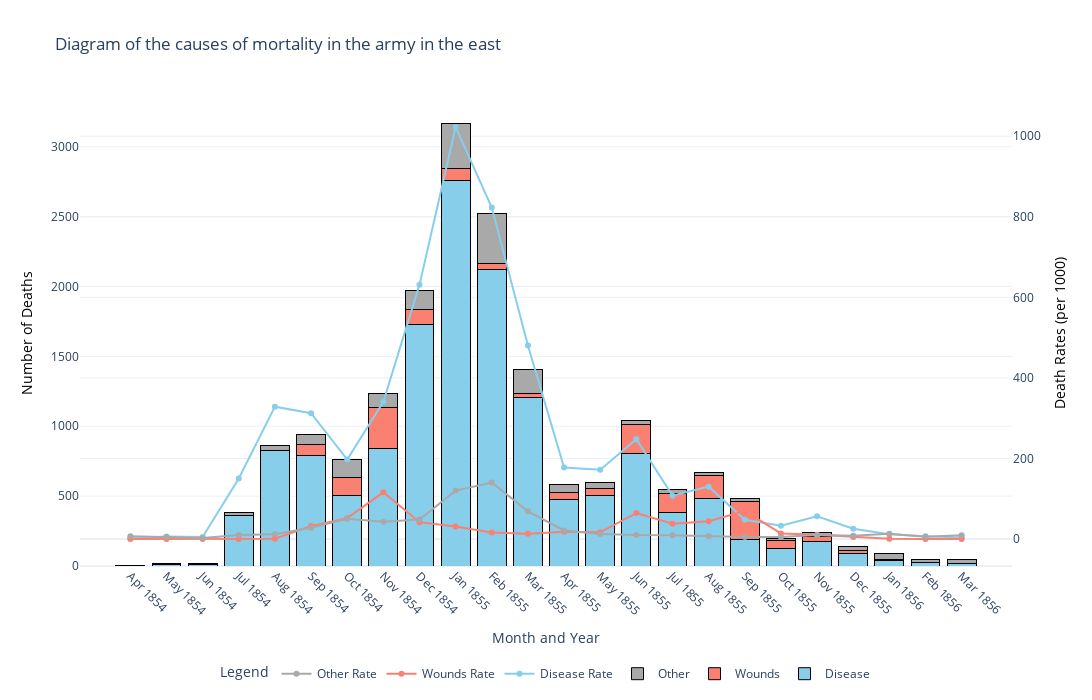

Notebook cell for this chart:
### Code cell
# Redesigned graphic of Nightingale's data using plotly 
# figure object for the combined plot
fig = go.Figure()

# Add stacked bar traces for the number of deaths
fig.add_trace(go.Bar(x=df['Month_Year'],y=df['Disease'],name='Disease',marker=dict(color='skyblue', line=dict(color='black', width=1)),yaxis='y1'))
fig.add_trace(go.Bar(x=df['Month_Year'],y=df['Wounds'],name='Wounds',marker=dict(color='salmon', line=dict(color='black', width=1)),yaxis='y1'))
fig.add_trace(go.Bar(x=df['Month_Year'],y=df['Other'],name='Other',marker=dict(color='darkgrey', line=dict(color='black', width=1)),yaxis='y1'))

# Add line traces for the death rates
fig.add_trace(go.Scatter(x=df['Month_Year'],y=df['Disease.rate'],mode='lines+markers',name='Disease Rate',
                         line=dict(color='skyblue'),marker=dict(color='skyblue'),yaxis='y2' ))

fig.add_trace(go.Scatter(x=df['Month_Year'],y=df['Wounds.rate'],mode='lines+markers',name='Wounds Rate',
                         line=dict(color='salmon'),marker=dict(color='salmon'),yaxis='y2' ))

fig.add_trace(go.Scatter(x=df['Month_Year'],y=df['Other.rate'],mode='lines+markers',name='Other Rate',
                         line=dict(color='darkgrey'),marker=dict(color='darkgrey'),yaxis='y2' ))



fig.update_layout(
title="Diagram of the causes of mortality in the army in the east",
xaxis=dict(title="Month and Year", tickangle=45),
yaxis=dict(title=dict(text="Number of Deaths", font=dict(color="black")), side="left"),
yaxis2=dict(title=dict(text="Death Rates (per 1000)", font=dict(color="black")),overlaying="y",side="right",),
    barmode="stack",legend=dict(title="Legend",orientation="h", y=-0.2, x=0.5, xanchor="center"),
    template="plotly_white",height=700,width=1200)

### Figure 1 — Plotly figure (JSON) as saved in the notebook; plotly's stock layout.template omitted (floating-point values rounded to 4 significant figures)
{"data": [{"marker": {"color": "skyblue", "line": {"color": "black", "width": 1}}, "name": "Disease", "type": "bar", "x": ["Apr 1854", "May 1854", "Jun 1854", "Jul 1854", "Aug 1854", "Sep 1854", "Oct 1854", "Nov 1854", "Dec 1854", "Jan 1855", "Feb 1855", "Mar 1855", "Apr 1855", "May 1855", "Jun 1855", "Jul 1855", "Aug 1855", "Sep 1855", "Oct 1855", "Nov 1855", "Dec 1855", "Jan 1856", "Feb 1856", "Mar 1856"], "y": [1, 12, 11, 359, 828, 788, 503, 844, 1725, 2761, 2120, 1205, 477, 508, 802, 382, 483, 189, 128, 178, 91, 42, 24, 15], "yaxis": "y"}, {"marker": {"color": "salmon", "line": {"color": "black", "width": 1}}, "name": "Wounds", "type": "bar", "x": ["Apr 1854", "May 1854", "Jun 1854", "Jul 1854", "Aug 1854", "Sep 1854", "Oct 1854", "Nov 1854", "Dec 1854", "Jan 1855", "Feb 1855", "Mar 1855", "Apr 1855", "May 1855", "Jun 1855", "Jul 1855", "Aug 1855", "Sep 1855", "Oct 1855", "Nov 1855", "Dec 1855", "Jan 1856", "Feb 1856", "Mar 1856"], "y": [0, 0, 0, 0, 1, 81, 132, 287, 114, 83, 42, 32, 48, 49, 209, 134, 164, 276, 53, 33, 18, 2, 0, 0], "yaxis": "y"}, {"marker": {"color": "darkgrey", "line": {"color": "black", "width": 1}}, "name": "Other", "type": "bar", "x": ["Apr 1854", "May 1854", "Jun 1854", "Jul 1854", "Aug 1854", "Sep 1854", "Oct 1854", "Nov 1854", "Dec 1854", "Jan 1855", "Feb 1855", "Mar 1855", "Apr 1855", "May 1855", "Jun 1855", "Jul 1855", "Aug 1855", "Sep 1855", "Oct 1855", "Nov 1855", "Dec 1855", "Jan 1856", "Feb 1856", "Mar 1856"], "y": [5, 9, 6, 23, 30, 70, 128, 106, 131, 324, 361, 172, 57, 37, 31, 33, 25, 20, 18, 32, 28, 48, 19, 35], "yaxis": "y"}, {"line": {"color": "skyblue"}, "marker": {"color": "skyblue"}, "mode": "lines+markers", "name": "Disease Rate", "type": "scatter", "x": ["Apr 1854", "May 1854", "Jun 1854", "Jul 1854", "Aug 1854", "Sep 1854", "Oct 1854", "Nov 1854", "Dec 1854", "Jan 1855", "Feb 1855", "Mar 1855", "Apr 1855", "May 1855", "Jun 1855", "Jul 1855", "Aug 1855", "Sep 1855", "Oct 1855", "Nov 1855", "Dec 1855", "Jan 1856", "Feb 1856", "Mar 1856"], "y": [1.4, 6.2, 4.7, 150.0, 328.5, 312.2, 197.0, 340.6, 631.5, 1023.0, 822.8, 480.3, 177.5, 171.8, 247.6, 107.5, 129.9, 47.5, 32.8, 56.4, 25.3, 11.4, 6.6, 3.9], "yaxis": "y2"}, {"line": {"color": "salmon"}, "marker": {"color": "salmon"}, "mode": "lines+markers", "name": "Wounds Rate", "type": "scatter", "x": ["Apr 1854", "May 1854", "Jun 1854", "Jul 1854", "Aug 1854", "Sep 1854", "Oct 1854", "Nov 1854", "Dec 1854", "Jan 1855", "Feb 1855", "Mar 1855", "Apr 1855", "May 1855", "Jun 1855", "Jul 1855", "Aug 1855", "Sep 1855", "Oct 1855", "Nov 1855", "Dec 1855", "Jan 1856", "Feb 1856", "Mar 1856"], "y": [0.0, 0.0, 0.0, 0.0, 0.4, 32.1, 51.7, 115.8, 41.7, 30.7, 16.3, 12.8, 17.9, 16.6, 64.5, 37.7, 44.1, 69.4, 13.6, 10.5, 5.0, 0.5, 0.0, 0.0], "yaxis": "y2"}, {"line": {"color": "darkgrey"}, "marker": {"color": "darkgrey"}, "mode": "lines+markers", "name": "Other Rate", "type": "scatter", "x": ["Apr 1854", "May 1854", "Jun 1854", "Jul 1854", "Aug 1854", "Sep 1854", "Oct 1854", "Nov 1854", "Dec 1854", "Jan 1855", "Feb 1855", "Mar 1855", "Apr 1855", "May 1855", "Jun 1855", "Jul 1855", "Aug 1855", "Sep 1855", "Oct 1855", "Nov 1855", "Dec 1855", "Jan 1856", "Feb 1856", "Mar 1856"], "y": [7.0, 4.6, 2.5, 9.6, 11.9, 27.7, 50.1, 42.8, 48.0, 120.0, 140.1, 68.6, 21.2, 12.5, 9.6, 9.3, 6.7, 5.0, 4.6, 10.1, 7.8, 13.0, 5.2, 9.1], "yaxis": "y2"}], "layout": {"barmode": "stack", "height": 700, "legend": {"orientation": "h", "title": {"text": "Legend"}, "x": 0.5, "xanchor": "center", "y": -0.2}, "title": {"text": "Diagram of the causes of mortality in the army in the east"}, "width": 1200, "xaxis": {"tickangle": 45, "title": {"text": "Month and Year"}}, "yaxis": {"side": "left", "title": {"font": {"color": "black"}, "text": "Number of Deaths"}}, "yaxis2": {"overlaying": "y", "side": "right", "title": {"font": {"color": "black"}, "text": "Death Rates (per 1000)"}}}}
